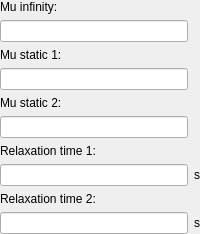
                <widget class="QWidget" name="page_Debye2_2">
                 <layout class="QGridLayout" name="gridLayout_19">
                  <property name="leftMargin">
                   <number>0</number>
                  </property>
                  <property name="topMargin">
                   <number>0</number>
                  </property>
                  <property name="rightMargin">
                   <number>0</number>
                  </property>
                  <property name="bottomMargin">
                   <number>0</number>
                  </property>
                  <property name="spacing">
                   <number>6</number>
                  </property>
                  <item row="7" column="1">
                   <widget class="QLabel" name="label_75">
                    <property name="text">
                     <string>s</string>
                    </property>
                   </widget>
                  </item>
                  <item row="5" column="0">
                   <widget class="QLineEdit" name="lineEdit_MaMuStatic2"/>
                  </item>
                  <item row="8" column="0">
                   <widget class="QLabel" name="label_76">
                    <property name="text">
                     <string>Relaxation time 2:</string>
                    </property>
                   </widget>
                  </item>
                  <item row="2" column="0">
                   <widget class="QLabel" name="label_78">
                    <property name="text">
                     <string>Mu static 1:</string>
                    </property>
                   </widget>
                  </item>
                  <item row="4" column="0">
                   <widget class="QLabel" name="label_79">
                    <property name="text">
                     <string>Mu static 2:</string>
                    </property>
                   </widget>
                  </item>
                  <item row="6" column="0">
                   <widget class="QLabel" name="label_77">
                    <property name="text">
                     <string>Relaxation time 1:</string>
                    </property>
                   </widget>
                  </item>
                  <item row="9" column="1">
                   <widget class="QLabel" name="label_81">
                    <property name="text">
                     <string>s</string>
                    </property>
                   </widget>
                  </item>
                  <item row="1" column="0">
                   <widget class="QLineEdit" name="lineEdit_MaMuInfinity_2"/>
                  </item>
                  <item row="3" column="0">
                   <widget class="QLineEdit" name="lineEdit_MaMuStatic1_2"/>
                  </item>
                  <item row="0" column="0">
                   <widget class="QLabel" name="label_80">
                    <property name="text">
                     <string>Mu infinity:</string>
                    </property>
                   </widget>
                  </item>
                  <item row="9" column="0">
                   <widget class="QLineEdit" name="lineEdit_MaRelaxationTime2"/>
                  </item>
                  <item row="7" column="0">
                   <widget class="QLineEdit" name="lineEdit_MaRelaxationTime1_2"/>
                  </item>
                 </layout>
                </widget>
